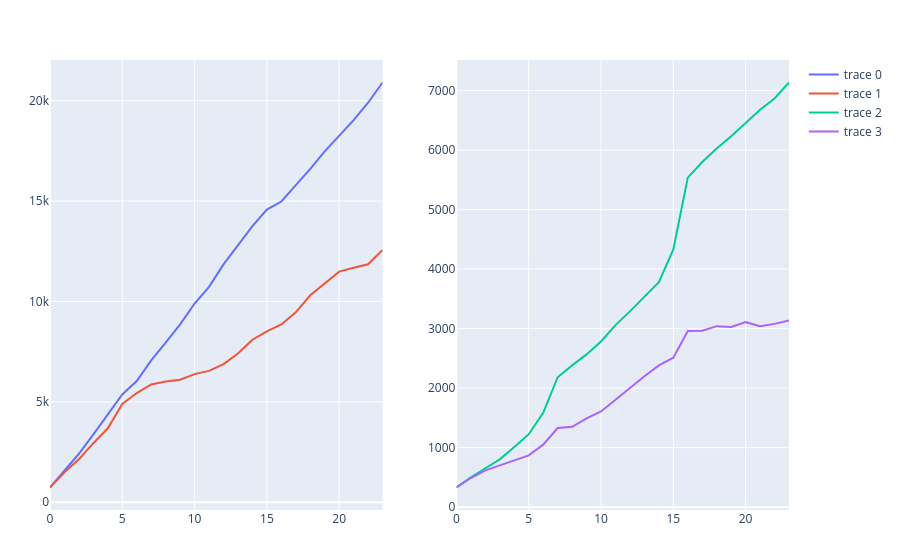

Notebook code cell kept with this figure:
### Code cell
s1 = scatter(cumsum_required_reserve, y = :reserve_up_MW)
s2 = scatter(max_required_energy_reserve, y = :reserve_up_MW)
p1 = plot([s1;s2])

s1 = scatter(cumsum_required_reserve, y = :reserve_down_MW)
s2 = scatter(max_required_energy_reserve, y = :reserve_down_MW)
p2 = plot([s1;s2])
[p1 p2]

# plot(stack(delta_reserve, [:reserve_up_MW, :reserve_down_MW]), x = :hour, y = :value, group = :variable)

### Figure 1 — Plotly figure (JSON) as saved in the notebook; plotly's stock layout.template omitted (floating-point values rounded to 4 significant figures)
{"data": [{"type": "scatter", "xaxis": "x1", "y": [733.9, 1556.0, 2415.0, 3377.0, 4358.0, 5370.0, 6036.0, 7062.0, 7952.0, 8864.0, 9898.0, 10730.0, 11850.0, 12800.0, 13750.0, 14580.0, 14980.0, 15800.0, 16600.0, 17470.0, 18240.0, 19030.0, 19900.0, 20910.0], "yaxis": "y1"}, {"type": "scatter", "xaxis": "x1", "y": [733.9, 1489.0, 2143.0, 2942.0, 3683.0, 4895.0, 5440.0, 5870.0, 6011.0, 6099.0, 6383.0, 6543.0, 6882.0, 7408.0, 8095.0, 8511.0, 8855.0, 9458.0, 10310.0, 10890.0, 11490.0, 11680.0, 11850.0, 12560.0], "yaxis": "y1"}, {"type": "scatter", "xaxis": "x2", "y": [330.1, 502.7, 653.4, 803.4, 1011.0, 1226.0, 1586.0, 2183.0, 2382.0, 2567.0, 2784.0, 3059.0, 3290.0, 3540.0, 3780.0, 4330.0, 5537.0, 5799.0, 6026.0, 6233.0, 6458.0, 6677.0, 6867.0, 7136.0], "yaxis": "y2"}, {"type": "scatter", "xaxis": "x2", "y": [330.1, 489.6, 618.9, 696.2, 785.6, 870.0, 1050.0, 1329.0, 1351.0, 1492.0, 1608.0, 1805.0, 2003.0, 2201.0, 2382.0, 2511.0, 2961.0, 2965.0, 3041.0, 3026.0, 3108.0, 3042.0, 3079.0, 3139.0], "yaxis": "y2"}], "layout": {"margin": {"b": 50, "l": 50, "r": 50, "t": 60}, "xaxis1": {"anchor": "y1", "domain": [0, 0.45]}, "xaxis2": {"anchor": "y2", "domain": [0.55, 1]}, "yaxis1": {"anchor": "x1", "domain": [0, 1]}, "yaxis2": {"anchor": "x2", "domain": [0, 1]}}}
